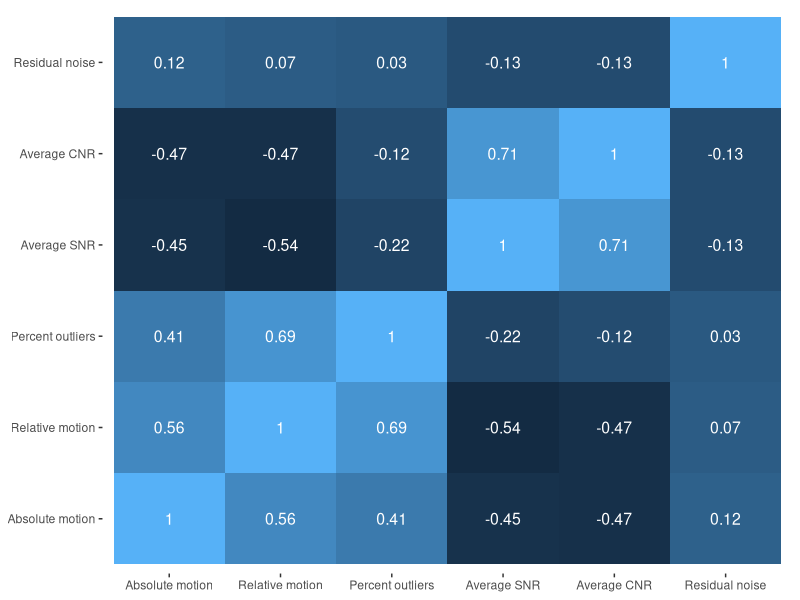

The R script that drew this image: (Note: this script raises an error after producing the figure.)
## ---- chunk 1

#clean workspace
rm(list=ls())

#load ibraries
libraries <- c('tidyverse', 'reshape2', 'ggplot2', 'ggfortify') 
lapply(libraries, require, character.only = T) ; rm(libraries)

#bring in data 
mrtrix <- read.csv('../data/input/mrtrixResidualNoise.txt', header=F, sep='', col.names = c('residual', 'record_id')) 
eddy <- read.csv('../data/input/eddyMetrics.tsv', header=T, sep='\t') 

## ---- chunk 2

#merge the variables we are interested in
df <- merge(eddy[, c('subject_id', 'qc_mot_abs', 'qc_mot_rel', 'qc_outliers_pe', 'avg_snr_0', 'avg_cnr_1000')], mrtrix, 
            by.x='subject_id', by.y='record_id', all=TRUE)

#make sure all values are numeric
df[2:ncol(df)] <- sapply(df[2:ncol(df)],as.numeric)

#if blanks, turn to NA
df[df== ''] <- NA

## ---- chunk 3

#grab 6 variables of interest
pca_vars <- df[, c(
  "qc_mot_abs",         
  "qc_mot_rel" ,         
  "qc_outliers_pe" ,     
  "avg_snr_0",           
  "avg_cnr_1000",
  "residual")]

#rename the variables for the plot
names(pca_vars) <-  c(
  "Absolute motion", 
  "Relative motion",
  "Percent outliers",
  "Average SNR",
  "Average CNR", 
  "Residual noise")

#calculate correlation matrix
corr <- round(cor(pca_vars, use = "pairwise.complete.obs"), 2)

#melt the matrix
corr <- melt(corr)

#make plot
ggplot(corr, aes(Var1, Var2, fill=value)) +
  geom_tile() + 
  theme(legend.position = 'none',
        axis.title=element_blank(),
        panel.background = element_blank()) +
  geom_text(aes(Var1, Var2, label = value), color = "white", size = 4)

## ---- chunk 4

#perform PCA 
(pca <- prcomp(pca_vars, center = TRUE, scale. = TRUE))

#review importance of components
summary(pca)

#visualize in plot
pcaPlot_fn <- function(pca_vars){
autoplot(prcomp(pca_vars, center = TRUE, scale. = TRUE),
         df, size=4.5, alpha=.6,
         loadings = TRUE,
         loadings.label = TRUE, loadings.label.size = 4, 
         loadings.colour='black', loadings.label.colour='black') +
  theme(legend.position='none',
        panel.background = element_blank()) +
  xlim(-.3,.3)
}

#run function 
pcaPlot_fn(pca_vars)

## ---- chunk 5

#get the PC scores for all participants, into our df
cols <- rapply(pca, classes = 'matrix', how = 'list', f = function(x) x[, 1, drop = FALSE]) 
pca_col <- as.vector(cols$x)
df$qc_PC1 <- pca_col

#write out data
write.csv(df, paste0('../data/output/df_dwiQC_PC_', Sys.Date(), '.csv', sep=''), row.names = F) 

